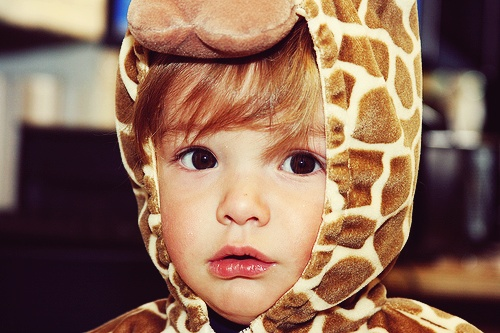
#> input picture 01.Interface/01_python/chapter16-2/python.png, 500 x 333 px
$ python test4.py
#> lines starting #> are read from the running program, lines starting #| are printed output that depends on the picture
#  이미지 부분 잘라내기 - .crop
from PIL import Image

im = Image.open('python.png')
#> im is the input picture: PIL image 500x333 RGB; mean R, G, B 140.4, 106.1, 86.6
cropImage = im.crop((100, 100, 150, 150)) # (좌, 상, 우, 하)
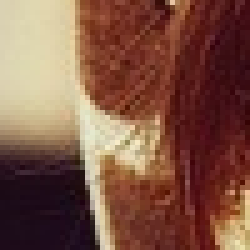
#> cropImage: PIL image 50x50 RGB (shown 5 times larger); mean R, G, B 127, 85, 68.4
# 사진의 최 좌측상단이 원점이다.
# (x1, y1, x2, y2) -> 좌상단(x1, y1) 우하단(x2,y2)
cropImage.save('python-crop.jpg')
cropImage.show()

"""
// 부분만 저장됨
"""
